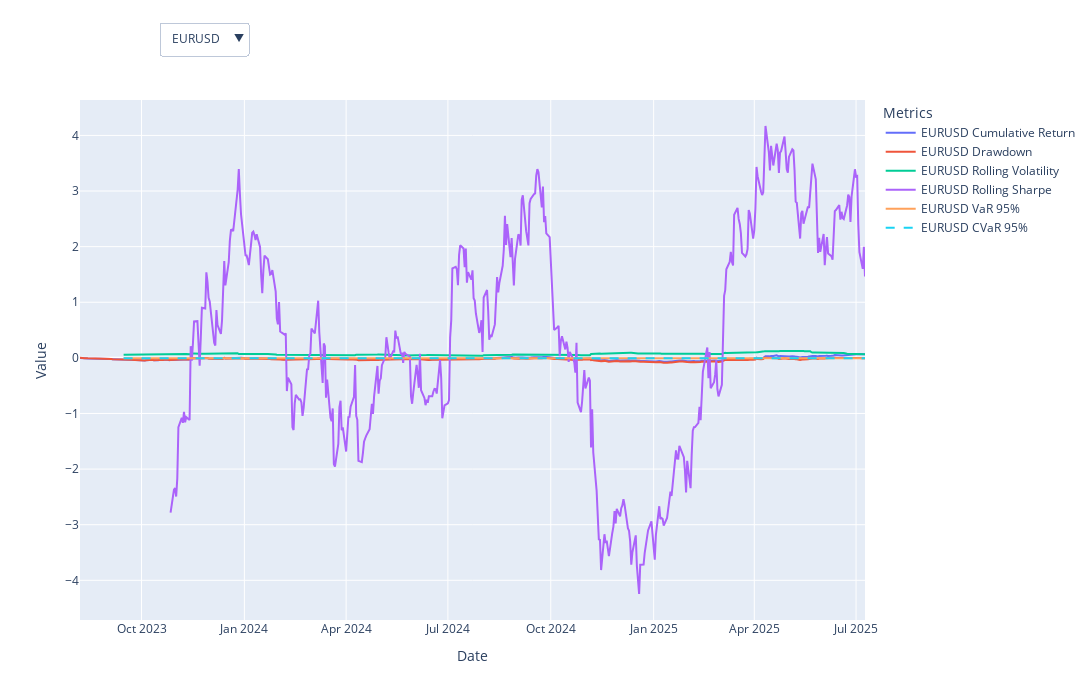

Notebook cell for this chart:
### Code cell
import MetaTrader5 as mt5
import pandas as pd
import numpy as np
import plotly.graph_objects as go
import plotly.io as pio

symbols = ["EURUSD", "USDJPY", "GBPUSD", "XAUUSD"]
timeframe = mt5.TIMEFRAME_D1
num_bars = 500
rolling_window = 30
sharpe_window = 60
confidence_level = 0.95


def rolling_sharpe(returns, window, risk_free_rate=0.0):
    mean_ret = returns.rolling(window).mean()
    std_ret = returns.rolling(window).std()
    sharpe = (mean_ret - risk_free_rate) / std_ret * np.sqrt(252)
    return sharpe


def historical_var(returns, confidence=confidence_level):
    return returns.quantile(1 - confidence)


def historical_cvar(returns, confidence=confidence_level):
    var = historical_var(returns, confidence)
    return returns[returns <= var].mean()


def fetch_and_calc(symbol):
    rates = mt5.copy_rates_from_pos(symbol, timeframe, 0, num_bars)
    if rates is None:
        print(f"Failed to get rates for {symbol}")
        return None

    df = pd.DataFrame(rates)
    df['Date'] = pd.to_datetime(df['time'], unit='s')
    df.rename(columns={'close': 'Price'}, inplace=True)
    df = df[['Date', 'Price']]
    df.sort_values('Date', inplace=True)
    df.reset_index(drop=True, inplace=True)

    df['DailyReturn'] = df['Price'].pct_change()
    df.dropna(inplace=True)

    df['CumulativeReturn'] = (1 + df['DailyReturn']).cumprod() - 1
    df['CumMax'] = df['CumulativeReturn'].cummax()
    df['Drawdown'] = df['CumulativeReturn'] - df['CumMax']
    df['RollingVolatility'] = (
        df['DailyReturn'].rolling(rolling_window).std() * np.sqrt(252)
    )
    df['RollingSharpe'] = rolling_sharpe(df['DailyReturn'], sharpe_window)
    df['VaR_95'] = df['DailyReturn'].rolling(rolling_window).apply(
        lambda x: historical_var(x, confidence_level)
    )
    df['CVaR_95'] = df['DailyReturn'].rolling(rolling_window).apply(
        lambda x: historical_cvar(x, confidence_level)
    )

    return df


if not mt5.initialize():
    print("MT5 initialization failed, error code =", mt5.last_error())
    quit()


dfs = {}
for sym in symbols:
    dfs[sym] = fetch_and_calc(sym)

mt5.shutdown()

fig = go.Figure()

# For toggling visibility - total traces = len(symbols)*6
# We'll show traces for the first symbol initially
visibility = []
for i, _ in enumerate(symbols):
    is_visible = (i == 0)
    for _ in range(6):
        visibility.append(is_visible)

# Add traces for all symbols
for i, sym in enumerate(symbols):
    df = dfs[sym]
    if df is None:
        # Add empty traces so indexes match
        for metric in [
            "CumulativeReturn",
            "Drawdown",
            "RollingVolatility",
            "RollingSharpe",
            "VaR_95",
            "CVaR_95",
        ]:
            fig.add_trace(
                go.Scatter(
                    x=[],
                    y=[],
                    mode="lines",
                    name=f"{sym} {metric}",
                    visible=False,
                )
            )
        continue

    fig.add_trace(
        go.Scatter(
            x=df['Date'],
            y=df['CumulativeReturn'],
            mode='lines',
            name=f"{sym} Cumulative Return",
            visible=visibility[i * 6 + 0]
        )
    )
    fig.add_trace(
        go.Scatter(
            x=df['Date'],
            y=df['Drawdown'],
            mode='lines',
            name=f"{sym} Drawdown",
            visible=visibility[i * 6 + 1]
        )
    )
    fig.add_trace(
        go.Scatter(
            x=df['Date'],
            y=df['RollingVolatility'],
            mode='lines',
            name=f"{sym} Rolling Volatility",
            visible=visibility[i * 6 + 2]
        )
    )
    fig.add_trace(
        go.Scatter(
            x=df['Date'],
            y=df['RollingSharpe'],
            mode='lines',
            name=f"{sym} Rolling Sharpe",
            visible=visibility[i * 6 + 3]
        )
    )
    fig.add_trace(
        go.Scatter(
            x=df['Date'],
            y=df['VaR_95'],
            mode='lines',
            name=f"{sym} VaR 95%",
            visible=visibility[i * 6 + 4]
        )
    )
    fig.add_trace(
        go.Scatter(
            x=df['Date'],
            y=df['CVaR_95'],
            mode='lines',
            name=f"{sym} CVaR 95%",
            line=dict(dash='dash'),
            visible=visibility[i * 6 + 5]
        )
    )

# Create dropdown menu buttons for symbols
buttons = []
for i, sym in enumerate(symbols):
    # Build visibility array for each symbol
    vis = [False] * len(symbols) * 6
    for j in range(6):
        vis[i * 6 + j] = True
    buttons.append(
        dict(
            label=sym,
            method="update",
            args=[
                {"visible": vis},
                {"title": f"Overlaid Risk Metrics for {sym}"},
            ],
        )
    )

fig.update_layout(
    updatemenus=[
        dict(
            active=0,
            buttons=buttons,
            x=0.1,
            y=1.15,
            xanchor='left',
            yanchor='top',
        )
    ],
    legend_title="Metrics",
    height=700,
    width=1100,
    hovermode="x unified",
    xaxis_title="Date",
    yaxis_title="Value",
)

pio.write_image(fig, "risk_dashboard.png", width=1100, height=700)

fig.show()

### Figure 1 — Plotly figure (JSON) as saved in the notebook; plotly's stock layout.template omitted (floating-point values rounded to 4 significant figures; data arrays with more than 128 entries replaced by an {"elided": "..."} marker saying what was removed)
{"data": [{"mode": "lines", "name": "EURUSD Cumulative Return", "type": "scatter", "visible": true, "x": {"elided": "499 str values"}, "y": {"elided": "499 float values"}}, {"mode": "lines", "name": "EURUSD Drawdown", "type": "scatter", "visible": true, "x": {"elided": "499 str values"}, "y": {"elided": "499 float values"}}, {"mode": "lines", "name": "EURUSD Rolling Volatility", "type": "scatter", "visible": true, "x": {"elided": "499 str values"}, "y": {"elided": "499 float values"}}, {"mode": "lines", "name": "EURUSD Rolling Sharpe", "type": "scatter", "visible": true, "x": {"elided": "499 str values"}, "y": {"elided": "499 float values"}}, {"mode": "lines", "name": "EURUSD VaR 95%", "type": "scatter", "visible": true, "x": {"elided": "499 str values"}, "y": {"elided": "499 float values"}}, {"line": {"dash": "dash"}, "mode": "lines", "name": "EURUSD CVaR 95%", "type": "scatter", "visible": true, "x": {"elided": "499 str values"}, "y": {"elided": "499 float values"}}, {"mode": "lines", "name": "USDJPY Cumulative Return", "type": "scatter", "visible": false, "x": {"elided": "499 str values"}, "y": {"elided": "499 float values"}}, {"mode": "lines", "name": "USDJPY Drawdown", "type": "scatter", "visible": false, "x": {"elided": "499 str values"}, "y": {"elided": "499 float values"}}, {"mode": "lines", "name": "USDJPY Rolling Volatility", "type": "scatter", "visible": false, "x": {"elided": "499 str values"}, "y": {"elided": "499 float values"}}, {"mode": "lines", "name": "USDJPY Rolling Sharpe", "type": "scatter", "visible": false, "x": {"elided": "499 str values"}, "y": {"elided": "499 float values"}}, {"mode": "lines", "name": "USDJPY VaR 95%", "type": "scatter", "visible": false, "x": {"elided": "499 str values"}, "y": {"elided": "499 float values"}}, {"line": {"dash": "dash"}, "mode": "lines", "name": "USDJPY CVaR 95%", "type": "scatter", "visible": false, "x": {"elided": "499 str values"}, "y": {"elided": "499 float values"}}, {"mode": "lines", "name": "GBPUSD Cumulative Return", "type": "scatter", "visible": false, "x": {"elided": "499 str values"}, "y": {"elided": "499 float values"}}, {"mode": "lines", "name": "GBPUSD Drawdown", "type": "scatter", "visible": false, "x": {"elided": "499 str values"}, "y": {"elided": "499 float values"}}, {"mode": "lines", "name": "GBPUSD Rolling Volatility", "type": "scatter", "visible": false, "x": {"elided": "499 str values"}, "y": {"elided": "499 float values"}}, {"mode": "lines", "name": "GBPUSD Rolling Sharpe", "type": "scatter", "visible": false, "x": {"elided": "499 str values"}, "y": {"elided": "499 float values"}}, {"mode": "lines", "name": "GBPUSD VaR 95%", "type": "scatter", "visible": false, "x": {"elided": "499 str values"}, "y": {"elided": "499 float values"}}, {"line": {"dash": "dash"}, "mode": "lines", "name": "GBPUSD CVaR 95%", "type": "scatter", "visible": false, "x": {"elided": "499 str values"}, "y": {"elided": "499 float values"}}, {"mode": "lines", "name": "XAUUSD Cumulative Return", "type": "scatter", "visible": false, "x": {"elided": "499 str values"}, "y": {"elided": "499 float values"}}, {"mode": "lines", "name": "XAUUSD Drawdown", "type": "scatter", "visible": false, "x": {"elided": "499 str values"}, "y": {"elided": "499 float values"}}, {"mode": "lines", "name": "XAUUSD Rolling Volatility", "type": "scatter", "visible": false, "x": {"elided": "499 str values"}, "y": {"elided": "499 float values"}}, {"mode": "lines", "name": "XAUUSD Rolling Sharpe", "type": "scatter", "visible": false, "x": {"elided": "499 str values"}, "y": {"elided": "499 float values"}}, {"mode": "lines", "name": "XAUUSD VaR 95%", "type": "scatter", "visible": false, "x": {"elided": "499 str values"}, "y": {"elided": "499 float values"}}, {"line": {"dash": "dash"}, "mode": "lines", "name": "XAUUSD CVaR 95%", "type": "scatter", "visible": false, "x": {"elided": "499 str values"}, "y": {"elided": "499 float values"}}], "layout": {"height": 700, "hovermode": "x unified", "legend": {"title": {"text": "Metrics"}}, "updatemenus": [{"active": 0, "buttons": [{"args": [{"visible": [true, true, true, true, true, true, false, false, false, false, false, false, false, false, false, false, false, false, false, false, false, false, false, false]}, {"title": "Overlaid Risk Metrics for EURUSD"}], "label": "EURUSD", "method": "update"}, {"args": [{"visible": [false, false, false, false, false, false, true, true, true, true, true, true, false, false, false, false, false, false, false, false, false, false, false, false]}, {"title": "Overlaid Risk Metrics for USDJPY"}], "label": "USDJPY", "method": "update"}, {"args": [{"visible": [false, false, false, false, false, false, false, false, false, false, false, false, true, true, true, true, true, true, false, false, false, false, false, false]}, {"title": "Overlaid Risk Metrics for GBPUSD"}], "label": "GBPUSD", "method": "update"}, {"args": [{"visible": [false, false, false, false, false, false, false, false, false, false, false, false, false, false, false, false, false, false, true, true, true, true, true, true]}, {"title": "Overlaid Risk Metrics for XAUUSD"}], "label": "XAUUSD", "method": "update"}], "x": 0.1, "xanchor": "left", "y": 1.15, "yanchor": "top"}], "width": 1100, "xaxis": {"title": {"text": "Date"}}, "yaxis": {"title": {"text": "Value"}}}}
